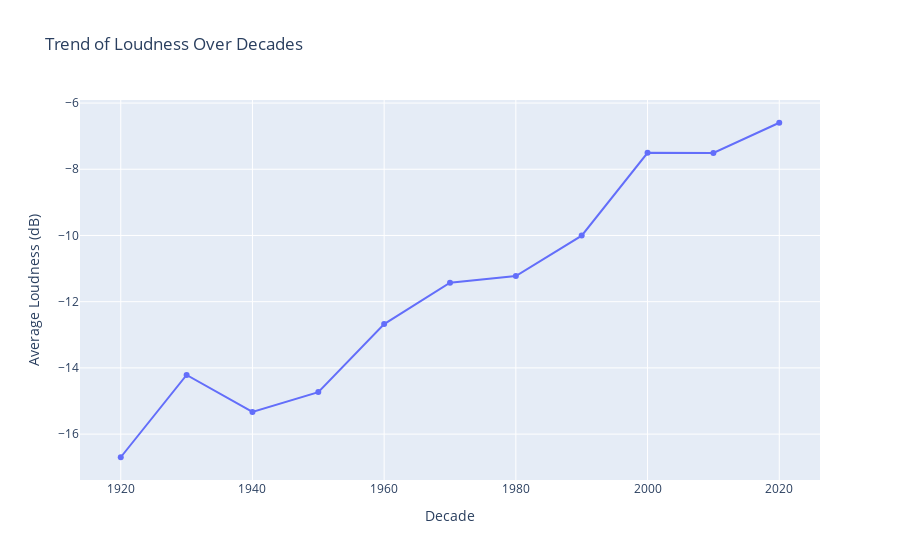

The notebook cell this image was saved under:
### Code cell
# grouping the data into decades
# and calculating the average loudness for each decade
loudness_by_decade = (
    data.groupby((data['year'] // 10) * 10)['loudness']
    .mean()
    .reset_index()
    .rename(columns={'year': 'decade'})
)

# Plot the trend using Plotly Express
fig = px.line(
    loudness_by_decade,
    x='decade',
    y='loudness',
    title='Trend of Loudness Over Decades',
    labels={'decade': 'Decade', 'loudness': 'Average Loudness (dB)'}
)

fig.update_traces(mode='lines+markers')
fig.show()

### Figure 1 — Plotly figure (JSON) as saved in the notebook; plotly's stock layout.template omitted (floating-point values rounded to 4 significant figures)
{"data": [{"hovertemplate": "Decade=%{x}<br>Average Loudness (dB)=%{y}<extra></extra>", "legendgroup": "", "line": {"color": "#636efa", "dash": "solid"}, "marker": {"symbol": "circle"}, "mode": "lines+markers", "name": "", "orientation": "v", "showlegend": false, "type": "scatter", "x": [1920, 1930, 1940, 1950, 1960, 1970, 1980, 1990, 2000, 2010, 2020], "xaxis": "x", "y": [-16.7, -14.21, -15.33, -14.73, -12.68, -11.42, -11.23, -10.0, -7.502, -7.509, -6.595], "yaxis": "y"}], "layout": {"legend": {"tracegroupgap": 0}, "title": {"text": "Trend of Loudness Over Decades"}, "xaxis": {"anchor": "y", "domain": [0, 1], "title": {"text": "Decade"}}, "yaxis": {"anchor": "x", "domain": [0, 1], "title": {"text": "Average Loudness (dB)"}}}}
